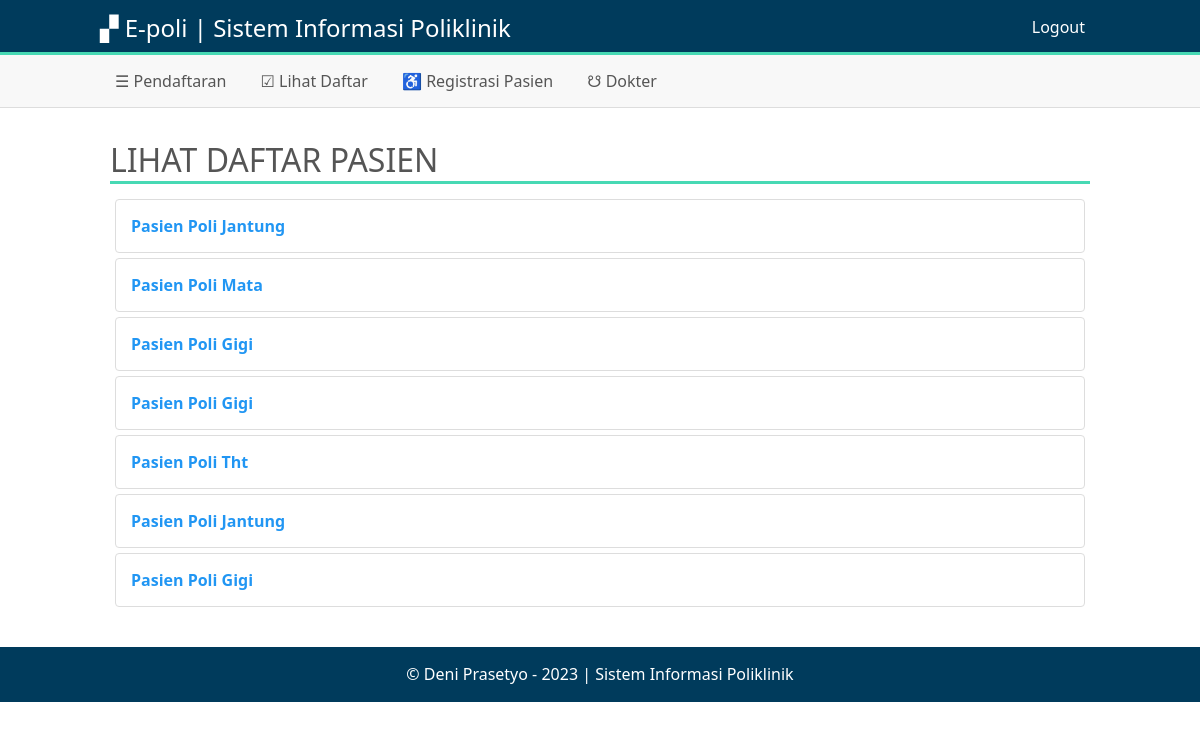
Screenshot of /operator/dafpasien.php (signed in) with the database file from the repository.
### tables this page shows
CREATE TABLE `pendaftaran` (
  `id_pendaftaran` int(11) NOT NULL,
  `tanggal_daftar` timestamp NOT NULL DEFAULT CURRENT_TIMESTAMP ON UPDATE CURRENT_TIMESTAMP,
  `dokter` varchar(20) NOT NULL,
  `pasien` varchar(20) NOT NULL,
  `poli` varchar(20) NOT NULL,
  `ket` text NOT NULL
);

### Control.php (called while the page is built, shortened)
<?php
$link = mysqli_connect('localhost','root','','epoli');
function data($query){
	global $link;
	$result = mysqli_query($link,$query);
	return $result;
}
?>

### operator/dafpasien.php (the view, shortened to what this page needs)
<?php
require_once 'view/view.php';
require_once '../Control.php';
$query = "SELECT * FROM pendaftaran";
$dafpoli = data($query);
?>
<div class="konten">
    <div class="mainop">
        <div class="pilih">
            <h1>LIHAT DAFTAR PASIEN</h1>
        </div>
        <div class=" padding">
            <?php while ($row = mysqli_fetch_assoc($dafpoli)) { ?>
            <a href="list.php?poli=<?= $row['poli'] ?>">
                <div class="dafpoli border">
                    Pasien Poli
                    <?= $row['poli'] ?>
                </div>
            </a>
            <?php } ?>
        </div>
    </div>
</div>

### style.css (style rules this page uses)
* { margin: 0; padding: 0; font-family: 'Century Gothic', 'Segoe UI', sans-serif; box-sizing: border-box; text-decoration: none; font-weight: normal; }
body { background: #fff; font-size: 16px; color: #555; }
.konten { width: 1000px; margin: 0 auto; }
nav, h1, h2, h3, h4, p, b { display: block; }
.padding { padding: 5px; }
.border { border: 1px solid #ddd; }
.mainop { background: #fff; min-height: 473px; padding: 10px; width: 100%; margin-bottom: 20px; }
.pilih { border-bottom: 3px solid #47D9B4; margin-bottom: 10px; }
.dafpoli { padding: 15px; font-size: 1em; color: #2196f3; border-radius: 4px; font-weight: bold; margin-bottom: 5px; }

### rows the page displays
pendaftaran: poli "Jantung"
pendaftaran: poli "Mata"
pendaftaran: poli "Gigi"
pendaftaran: poli "Gigi"
pendaftaran: poli "Tht"
pendaftaran: poli "Jantung"
pendaftaran: poli "Gigi"
